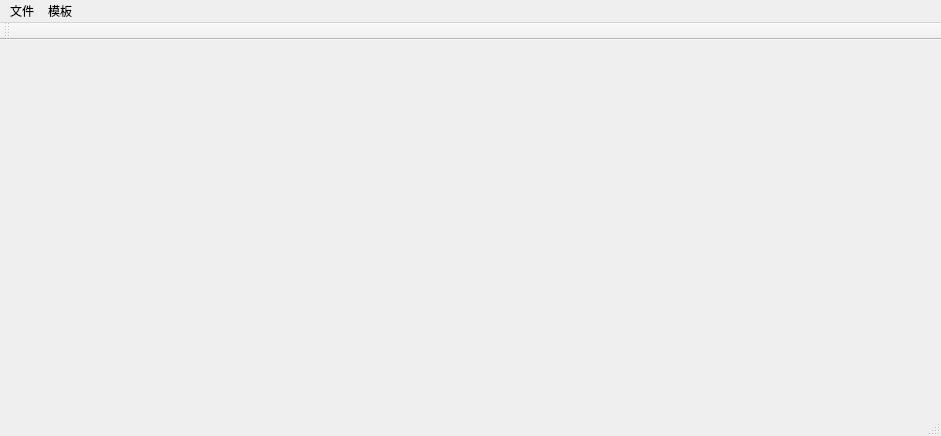
<?xml version="1.0" encoding="UTF-8"?>
<ui version="4.0">
 <class>QQuickWordClass</class>
 <widget class="QMainWindow" name="QQuickWordClass">
  <property name="geometry">
   <rect>
    <x>0</x>
    <y>0</y>
    <width>941</width>
    <height>436</height>
   </rect>
  </property>
  <property name="windowTitle">
   <string>QQuickWord</string>
  </property>
  <widget class="QWidget" name="centralWidget"/>
  <widget class="QMenuBar" name="menuBar">
   <property name="geometry">
    <rect>
     <x>0</x>
     <y>0</y>
     <width>941</width>
     <height>26</height>
    </rect>
   </property>
   <widget class="QMenu" name="menufile">
    <property name="title">
     <string>文件</string>
    </property>
    <addaction name="actionimport"/>
    <addaction name="actionexport"/>
    <addaction name="actionmatch"/>
    <addaction name="actionclear"/>
   </widget>
   <widget class="QMenu" name="menutmplate">
    <property name="title">
     <string>模板</string>
    </property>
    <addaction name="actionselect"/>
   </widget>
   <addaction name="menufile"/>
   <addaction name="menutmplate"/>
  </widget>
  <widget class="QToolBar" name="mainToolBar">
   <attribute name="toolBarArea">
    <enum>TopToolBarArea</enum>
   </attribute>
   <attribute name="toolBarBreak">
    <bool>false</bool>
   </attribute>
  </widget>
  <widget class="QStatusBar" name="statusBar"/>
  <action name="actionimport">
   <property name="text">
    <string>导入</string>
   </property>
  </action>
  <action name="actionexport">
   <property name="text">
    <string>导出</string>
   </property>
  </action>
  <action name="actionselect">
   <property name="text">
    <string>选择</string>
   </property>
  </action>
  <action name="actionclear">
   <property name="text">
    <string>清除</string>
   </property>
  </action>
  <action name="actionmatch">
   <property name="text">
    <string>匹配</string>
   </property>
  </action>
 </widget>
 <layoutdefault spacing="6" margin="11"/>
 <resources>
  <include location="../qquickword.qrc"/>
 </resources>
 <connections/>
</ui>
